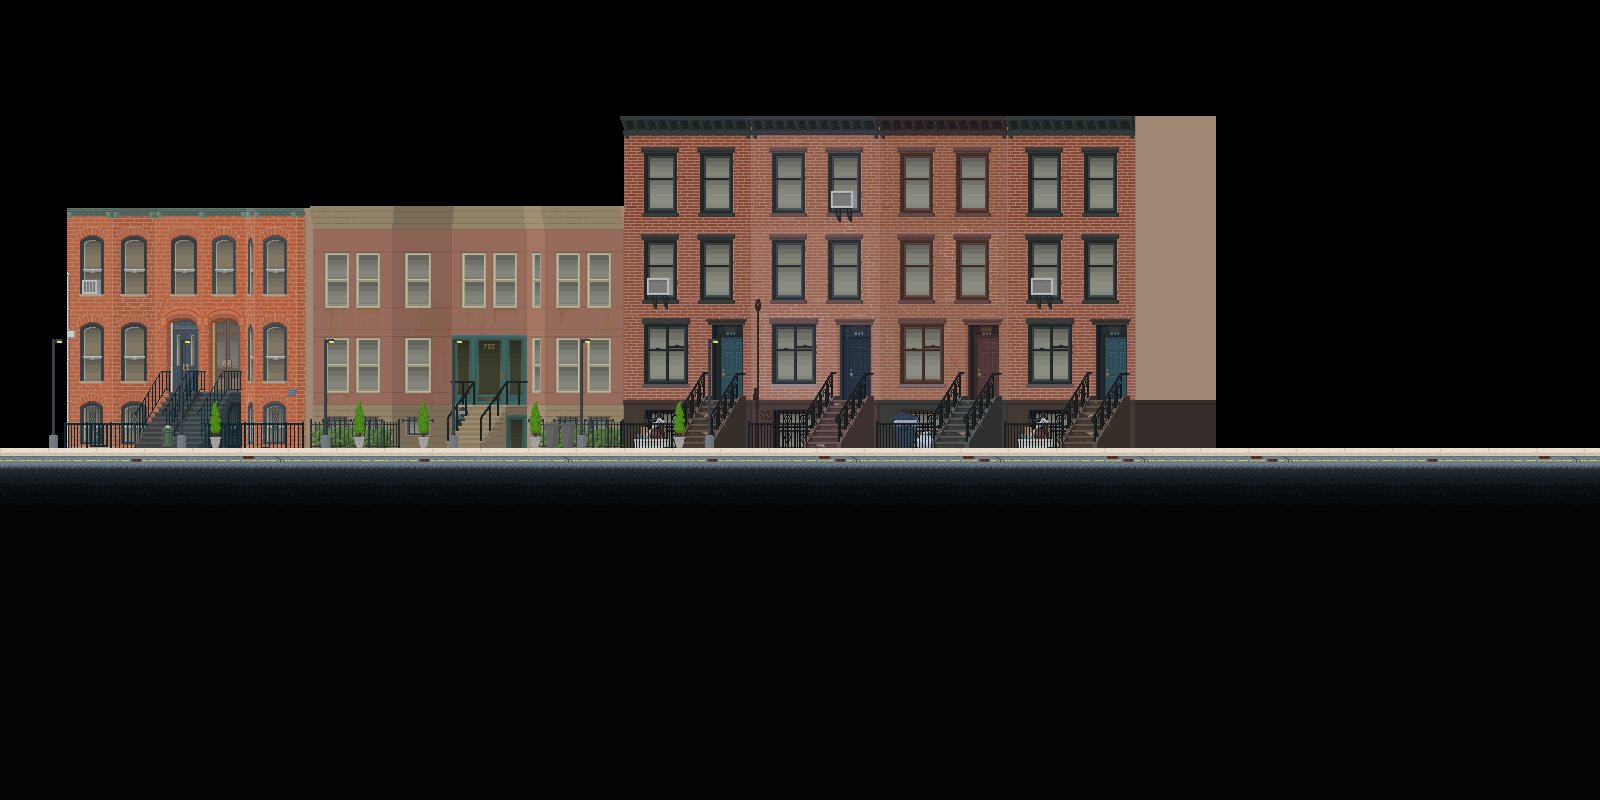

A level layout from a 2D game, rendered from its tile map. Below: a short description, then the map file with tile-grid data replaced by summaries:
An orthogonal 100x50 tile map with 16x16 px tiles, 5 tile layers (bg1, bg2, ground, objects, ...) and 11 objects (bank, 1, 2, 3, 4, ...).

<map version="1.0" orientation="orthogonal" renderorder="right-down" width="100" height="50" tilewidth="16" tileheight="16" nextobjectid="26">
 <properties>
  <property name="ambient" value="DAYNIGHT" />
  <property name="bgm day" value="Bright Days" />
  <property name="bgm night" value="Suspense" />
  <property name="bgm noon" value="Relax" />
  <property name="previous" value="" />
 </properties>
 <tileset firstgid="1" name="Tiledtest" tilewidth="16" tileheight="16">
  <image source="tilesets/street.png" width="1152" height="1608" />
 </tileset>
 <layer name="bg1" width="100" height="50">
  <data>[5000 cells, 1321 non-empty, 1153 distinct tile ids]</data>
 </layer>
 <layer name="bg2" width="100" height="50">
  <data>[5000 cells, 100 non-empty, 79 distinct tile ids]</data>
 </layer>
 <layer name="ground" width="100" height="50">
  <data>[5000 cells, 2200 non-empty, 63 distinct tile ids]</data>
 </layer>
 <layer name="objects" width="100" height="50">
  <data>[5000 cells, 19 non-empty, 5 distinct tile ids]</data>
 </layer>
 <layer name="fg" width="100" height="50">
  <data>[5000 cells, 44 non-empty, 9 distinct tile ids]</data>
 </layer>
 <objectgroup name="entities">
  <properties>
   <property name="spawn" value="" />
  </properties>
  <object id="1" name="bank" x="467.333" y="373" width="37" height="73">
   <properties>
    <property name="ID" value="1" />
    <property name="next" value="room1_1" />
    <property name="nextWarp" value="1" />
    <property name="warp" value="" />
   </properties>
  </object>
  <object id="11" name="1" x="192" y="432" width="16" height="16">
   <properties>
    <property name="ID" value="1" />
    <property name="NPC" value="hippie" />
    <property name="layer" value="front" />
    <property name="name" value="Sasha" />
    <property name="script" value="generic_1" />
    <property name="state" value="IDLEWALK" />
   </properties>
  </object>
  <object id="14" name="2" x="130.667" y="431.333" width="16" height="16">
   <properties>
    <property name="ID" value="2" />
    <property name="NPC" value="burly1" />
    <property name="layer" value="back" />
    <property name="name" value="Tough Guy" />
    <property name="script" value="generic_1" />
    <property name="state" value="STATIONARY" />
   </properties>
  </object>
  <object id="15" name="3" x="592" y="432" width="16" height="16">
   <properties>
    <property name="ID" value="3" />
    <property name="NPC" value="cashier" />
    <property name="layer" value="middle" />
    <property name="name" value="Rajid" />
    <property name="script" value="toggle blocking" />
    <property name="state" value="BLOCKPATH" />
   </properties>
  </object>
  <object id="16" name="4" x="320" y="432" width="16" height="16">
   <properties>
    <property name="ID" value="4" />
    <property name="NPC" value="girlfriend2" />
    <property name="layer" value="back" />
    <property name="name" value="Naja" />
    <property name="script" value="generic_1" />
    <property name="state" value="IDLEWALK" />
   </properties>
  </object>
  <object id="17" name="5" x="384" y="432" width="16" height="16">
   <properties>
    <property name="ID" value="5" />
    <property name="NPC" value="girlfriend3" />
    <property name="layer" value="front" />
    <property name="name" value="Sam" />
    <property name="script" value="ask out" />
    <property name="state" value="STATIONARY" />
   </properties>
  </object>
  <object id="18" name="6" x="448" y="432" width="16" height="16">
   <properties>
    <property name="ID" value="6" />
    <property name="NPC" value="logger" />
    <property name="layer" value="back" />
    <property name="name" value="John" />
    <property name="script" value="choice test" />
    <property name="state" value="STATIONARY" />
   </properties>
  </object>
  <object id="20" name="7" x="528" y="432" width="16" height="16">
   <properties>
    <property name="ID" value="7" />
    <property name="NPC" value="richGuy" />
    <property name="layer" value="back" />
    <property name="name" value="Olivierre" />
    <property name="script" value="script1" />
    <property name="state" value="FACEPLAYER" />
   </properties>
  </object>
  <object id="21" name="8" x="672" y="432" width="16" height="16">
   <properties>
    <property name="ID" value="8" />
    <property name="NPC" value="bballer" />
    <property name="layer" value="back" />
    <property name="name" value="Jordan" />
    <property name="script" value="generic_1" />
    <property name="state" value="FACEPLAYER" />
   </properties>
  </object>
  <object id="22" name="9" x="712" y="432" width="16" height="16">
   <properties>
    <property name="ID" value="9" />
    <property name="NPC" value="oldlady1" />
    <property name="layer" value="back" />
    <property name="name" value="Ms. Pancakes" />
    <property name="script" value="generic_1" />
    <property name="state" value="FACEPLAYER" />
   </properties>
  </object>
  <object id="24" x="416" y="432" width="16" height="16">
   <properties>
    <property name="spawn" value="" />
   </properties>
  </object>
 </objectgroup>
</map>
